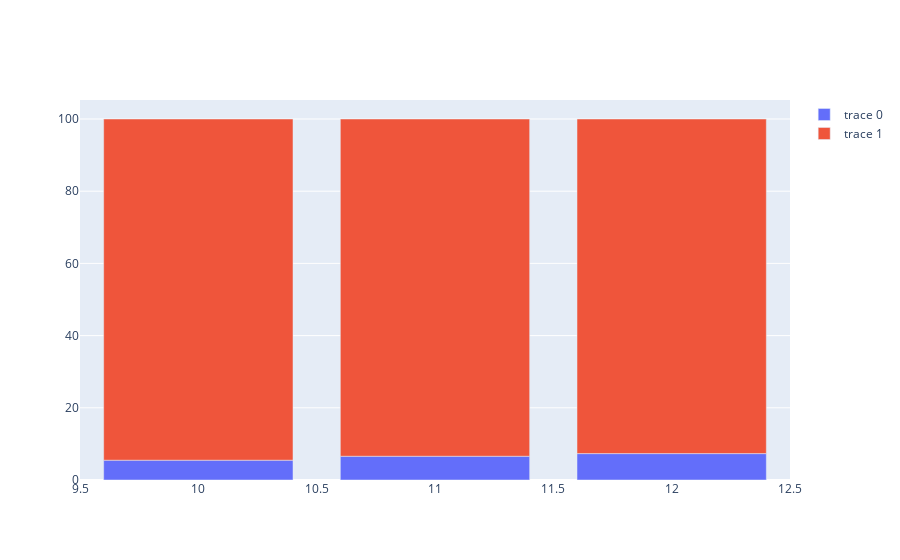

This figure's notebook cell:
### Code cell
import plotly.graph_objects as go
x = df2['Month']
y = df2['% Ebike Bikes']
y2 = df2['% Classic Bikes']
fig = go.Figure()
fig.add_bar(x=x,y=y)
fig.add_bar(x=x,y=y2)
fig.update_layout(barmode="relative", xaxis={'categoryorder':'category ascending'})
# fig.update_yaxes(range=[0,0.15])
fig.show()

# newnames = {'% Ebike Bikes':'% Ebike Bikes', '% Classic Bikes': '% Classic Bikes'}

### Figure 1 — Plotly figure (JSON) as saved in the notebook; plotly's stock layout.template omitted (floating-point values rounded to 4 significant figures)
{"data": [{"type": "bar", "x": [10, 11, 12], "y": [5.487, 6.582, 7.313]}, {"type": "bar", "x": [10, 11, 12], "y": [94.51, 93.42, 92.69]}], "layout": {"barmode": "relative", "xaxis": {"categoryorder": "category ascending"}}}
